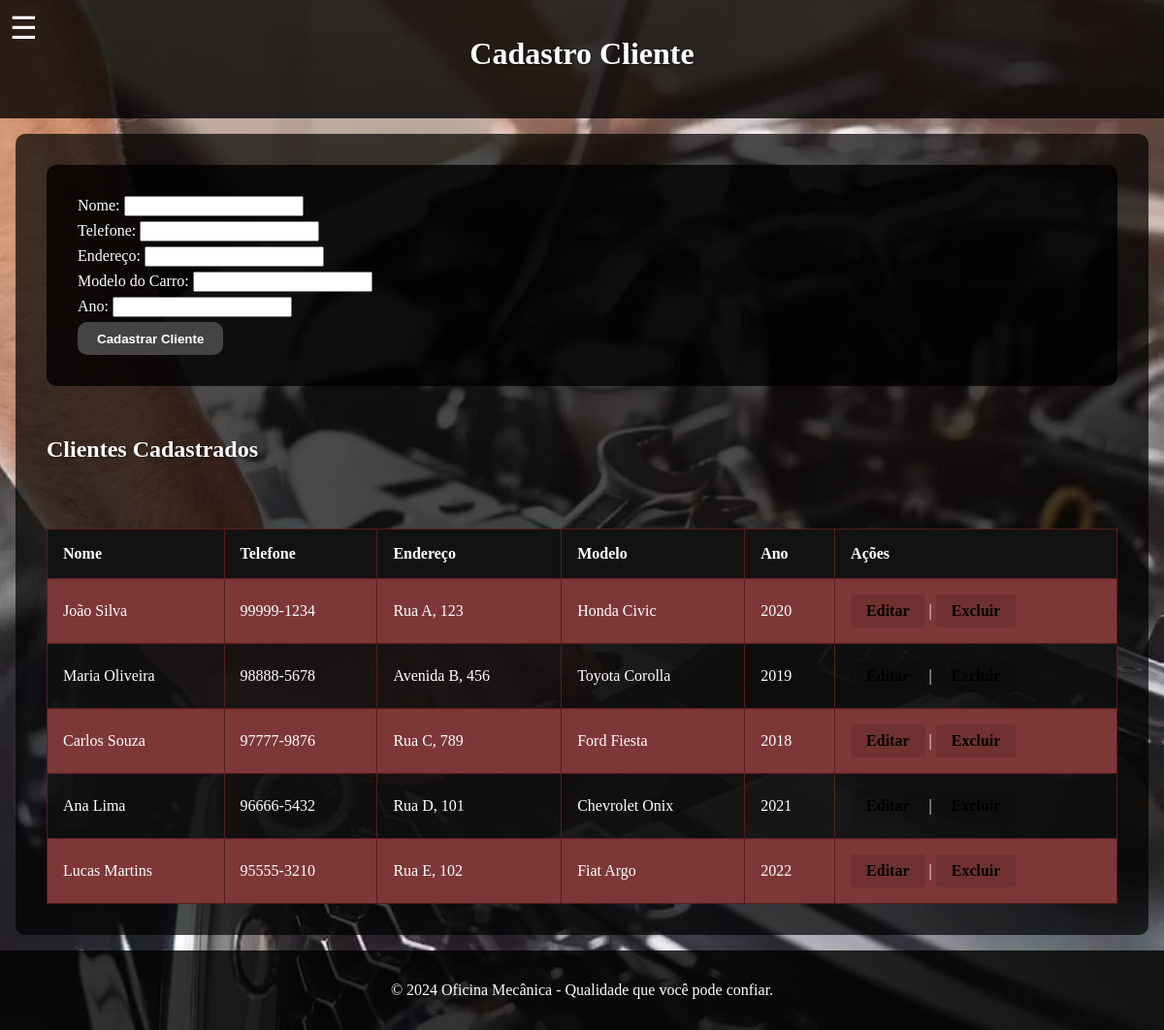
The app's page /cadastro_cliente.php (signed in) with its own data.
### tables this page shows
CREATE TABLE clientes (
    id INT AUTO_INCREMENT PRIMARY KEY,
    nome VARCHAR(100) NOT NULL,
    telefone VARCHAR(15) NOT NULL,
    endereco VARCHAR(255) NOT NULL,
    modelo_carro VARCHAR(100) NOT NULL,
    ano INT NOT NULL,
    data_cadastro TIMESTAMP DEFAULT CURRENT_TIMESTAMP
);

### cadastro_cliente.php (the view, shortened to what this page needs)
<?php
include 'dbConexao.php';
?>
<!DOCTYPE html>
<html lang="pt-BR">
<head>
    <link rel="stylesheet" href="style.css">
</head>
<body>
    <header>
        <div class="menu-icon" onclick="toggleMenu()" aria-label="Abrir menu">&#9776;</div>
        <h1>Cadastro Cliente</h1>
    </header>
    <main>
        <form method="POST">
            <div class="form-group">
                <label for="nome">Nome:</label>
                <input type="text" id="nome" name="nome" value="<?php echo isset($cliente) ? $cliente['nome'] : ''; ?>" required>
            </div>
            <div class="form-group">
                <label for="telefone">Telefone:</label>
                <input type="text" id="telefone" name="telefone" value="<?php echo isset($cliente) ? $cliente['telefone'] : ''; ?>" required>
            </div>
            <div class="form-group">
                <label for="endereco">Endereço:</label>
                <input type="text" id="endereco" name="endereco" value="<?php echo isset($cliente) ? $cliente['endereco'] : ''; ?>" required>
            </div>
            <div class="form-group">
                <label for="modelo_carro">Modelo do Carro:</label>
                <input type="text" id="modelo_carro" name="modelo_carro" value="<?php echo isset($cliente) ? $cliente['modelo_carro'] : ''; ?>" required>
            </div>
            <div class="form-group">
                <label for="ano">Ano:</label>
                <input type="number" id="ano" name="ano" value="<?php echo isset($cliente) ? $cliente['ano'] : ''; ?>" required>
            </div>
            <?php if (isset($cliente)): ?>
                <input type="hidden" name="id" value="<?php echo $cliente['id']; ?>">
                <button type="submit">Atualizar Cliente</button>
            <?php else: ?>
                <button type="submit">Cadastrar Cliente</button>
            <?php endif; ?>
        </form>
        <h2>Clientes Cadastrados</h2>
        <table>
            <tr>
                <th>Nome</th>
                <th>Telefone</th>
                <th>Endereço</th>
                <th>Modelo</th>
                <th>Ano</th>
                <th>Ações</th>
            </tr>
            <?php
            $sql = "SELECT * FROM clientes";
            $result = $conn->query($sql);
            while ($row = $result->fetch_assoc()) {
                echo "<tr>
                        <td>{$row['nome']}</td>
                        <td>{$row['telefone']}</td>
                        <td>{$row['endereco']}</td>
                        <td>{$row['modelo_carro']}</td>
                        <td>{$row['ano']}</td>
                        <td>
                        <a href='ordem_servico.php?edit_order={$row['id']}' class='action-button'>Editar</a> |
                        <a href='ordem_servico.php?delete_order={$row['id']}' onclick='return confirm(\"Tem certeza que deseja excluir esta ordem de serviço?\");' class='action-button delete'>Excluir</a>
                        </td>
                    </tr>";
            }
            ?>
        </table>
    </main>
    <footer>
        <p>&copy; 2024 Oficina Mecânica - Qualidade que você pode confiar.</p>
    </footer>
</body>
</html>

### style.css (style rules this page uses)
body { margin: 0; padding: 0; background: url('oficina.jpg') no-repeat center center fixed; background-size: cover; color: #fff; }
header { background-color: rgba(0, 0, 0, 0.8); color: #fff; padding: 1em; position: relative; text-align: center; }
header h1 { margin-bottom: 1em; }
.menu-icon { font-size: 2em; cursor: pointer; display: block; position: absolute; top: 10px; left: 10px; }
main { padding: 2em; display: flex; flex-direction: column; gap: 2em; background: rgba(0, 0, 0, 0.7); margin: 1em; border-radius: 10px; }
form { background: rgba(0, 0, 0, 0.8); padding: 2em; border-radius: 10px; color: #fff; }
footer { text-align: center; padding: 1em; background: rgba(0, 0, 0, 0.8); position: relative; bottom: 0; color: #fff; }
button { background-color: #444; color: #fff; border: none; padding: 0.5em 1em; cursor: pointer; border-radius: 15px; }
h1, h2, p, label { text-shadow: 1px 1px 3px rgba(0, 0, 0, 0.5); }
table { width: 100%; border-collapse: collapse; margin-top: 1em; background: rgba(17, 16, 16, 0.8); border-radius: 10px; }
table th, table td { padding: 1em; text-align: left; border: 1px solid #551d1d; }
table th { background: #131212; color: white; }
table tr:nth-child(even) { background: #7e3737; }
.action-button { background-color: rgba(0, 0, 0, 0.10); color: #000; border: none; padding: 0.5em 1em; border-radius: 3px; cursor: pointer; font-weight: bold; text-decoration: none; display: inline-block; }
form button { background-color: rgba (0, 0, 0, 0.7); color: white; padding: 0.7em 1.5em; border-radius: 10px; border: none; font-weight: bold; cursor: pointer; }
.form-group { margin-bottom: 5px; }

### records on screen
clientes: nome "João Silva", telefone "99999-1234", endereco "Rua A, 123", modelo_carro "Honda Civic", ano "2020"
clientes: nome "Maria Oliveira", telefone "98888-5678", endereco "Avenida B, 456", modelo_carro "Toyota Corolla", ano "2019"
clientes: nome "Carlos Souza", telefone "97777-9876", endereco "Rua C, 789", modelo_carro "Ford Fiesta", ano "2018"
clientes: nome "Ana Lima", telefone "96666-5432", endereco "Rua D, 101", modelo_carro "Chevrolet Onix", ano "2021"
clientes: nome "Lucas Martins", telefone "95555-3210", endereco "Rua E, 102", modelo_carro "Fiat Argo", ano "2022"
